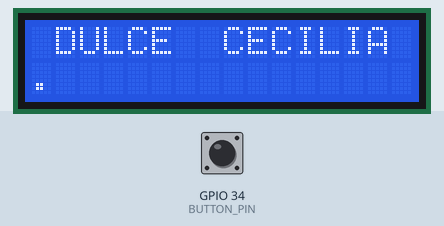
This sketch was run on a simulated ESP32. Shown: 16×2 character LCD. The inputs (shaded band) are chosen by the test bench; at power-on: GPIO 34 (BUTTON_PIN) HIGH.

Above: at 0.1 s.
At 1.0 s:
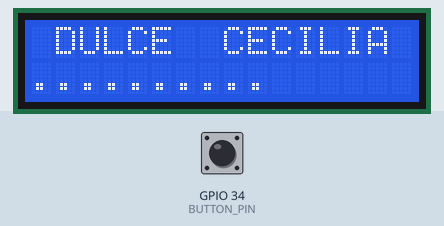
1.1 s: GPIO 34 (BUTTON_PIN) pulled LOW for 0.15 s
At 1.9 s:
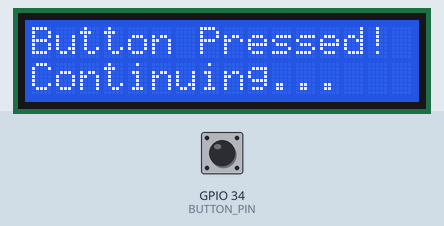
Timing chart, 0 to 4.1 s (numbered marks = the images above; inputs shaded):
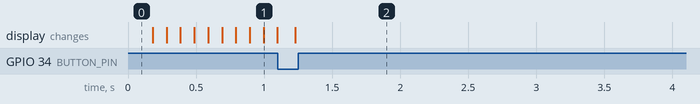

The sketch:

menu.ino
```cpp
#include <Wire.h>
#include <LiquidCrystal_I2C.h>

// Endereço I2C do display LCD. Normalmente é 0x27 ou 0x3F.
#define I2C_ADDR 0x27

// Inicializa o display LCD com o endereço I2C e dimensões 16x2.
LiquidCrystal_I2C lcd(I2C_ADDR, 16, 2);

// Define o pino do botão
#define BUTTON_PIN 34

void setup() {
  // Inicializa o display.
  lcd.init();
  // Liga a luz de fundo do display.
  lcd.backlight();

  // Configura o pino do botão como entrada com resistor de pull-up.
  pinMode(BUTTON_PIN, INPUT_PULLUP);

  // Variável para armazenar o estado do botão.
  int buttonState = HIGH;

  // Aguarda o botão ser pressionado.
  while (buttonState == HIGH) {
    buttonState = digitalRead(BUTTON_PIN); // Lê o estado do botão.

    // Exibe a mensagem e animação de carregamento.
    lcd.setCursor(0, 0); // Define o cursor na coluna 0, linha 0.
    lcd.print(" DULCE  CECILIA ");

    // Animação de carregamento na segunda linha.
    for (int i = 0; i < 16; i++) {
      lcd.setCursor(i, 1);
      lcd.print(".");
      delay(100); // Aguarda 100 ms.

      // Sai do loop se o botão for pressionado.
      if (digitalRead(BUTTON_PIN) == LOW) {
        buttonState = LOW;
        break;
      }
    }

    // Limpa a segunda linha após a animação.
    if (buttonState == HIGH) {
      lcd.setCursor(0, 1);
      lcd.print("                ");
    }
  }

  // Exibe uma mensagem no display após o botão ser pressionado.
  lcd.clear();
  lcd.setCursor(0, 0);
  lcd.print("Button Pressed!");
  lcd.setCursor(0, 1);
  lcd.print("Continuing...");
}

void loop() {
  // Você pode adicionar qualquer outro código que desejar aqui.
  // Por enquanto, o display apenas exibe a mensagem definida no setup().
}
```

Measured:
- after the input at 1.1 s, the display: changes after 0.13 s (image 2)
